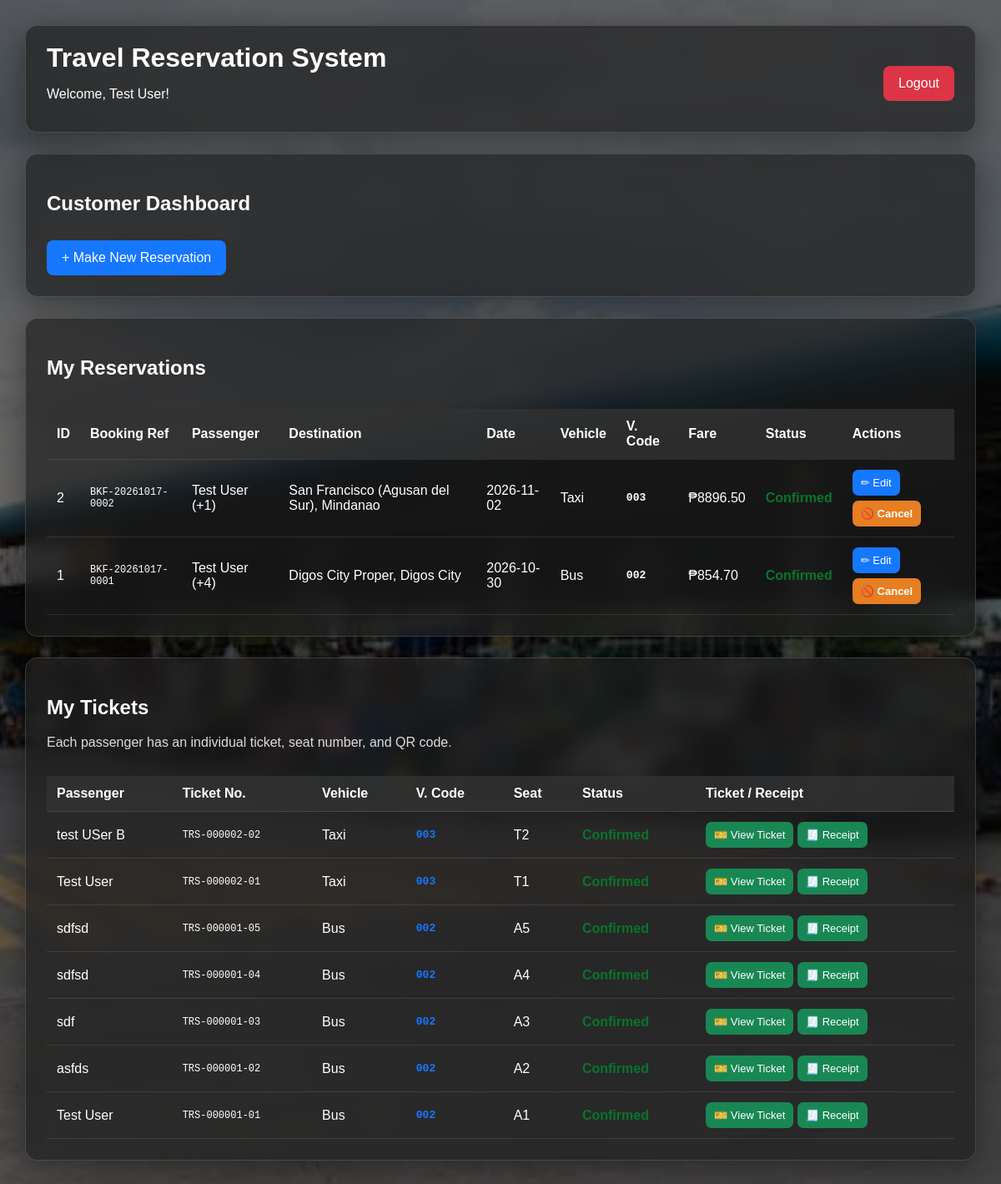
Screenshot of /dashboard (signed in) with the database file from the repository.
### tables this page shows
CREATE TABLE reservations (
            reservation_id INTEGER PRIMARY KEY AUTOINCREMENT,
            user_id INTEGER NOT NULL,
            passenger_name TEXT NOT NULL,
            contact TEXT NOT NULL,
            starting_location TEXT NOT NULL,
            origin TEXT NOT NULL,
            destination TEXT NOT NULL,
            travel_date TEXT NOT NULL,
            travel_time TEXT NOT NULL,
            vehicle TEXT NOT NULL,
            passengers INTEGER NOT NULL,
            distance REAL DEFAULT 0,
            fare REAL DEFAULT 0,
            status TEXT DEFAULT 'Pending', seat_number TEXT DEFAULT '', ticket_number TEXT DEFAULT '', booking_type
            TEXT DEFAULT 'Ride Reservation', passenger_names TEXT, booking_reference TEXT, vehicle_code TEXT,
            FOREIGN KEY (user_id) REFERENCES users(user_id)
        );

CREATE TABLE tickets (
            ticket_id INTEGER PRIMARY KEY AUTOINCREMENT,
            reservation_id INTEGER NOT NULL,
            user_id INTEGER NOT NULL,
            passenger_name TEXT NOT NULL,
            contact TEXT NOT NULL,
            starting_location TEXT NOT NULL,
            origin TEXT NOT NULL,
            destination TEXT NOT NULL,
            travel_date TEXT NOT NULL,
            travel_time TEXT NOT NULL,
            vehicle TEXT NOT NULL,
            seat_number TEXT NOT NULL,
            fare REAL DEFAULT 0,
            status TEXT DEFAULT 'Pending',
            booking_type TEXT,
            passengers INTEGER DEFAULT 1,
            ticket_number TEXT UNIQUE NOT NULL, vehicle_code TEXT,
            FOREIGN KEY (reservation_id)
                REFERENCES reservations(reservation_id),
            FOREIGN KEY (user_id)
                REFERENCES users(user_id)
        );

### TravelReservationSystem/app.py (the view)
@app.route("/dashboard")
def dashboard():
    if "user_id" not in session:
        return redirect(url_for("login"))
    if session.get("username") == "admin":
        return redirect(url_for("admin_dashboard"))
    conn = get_db()
    reservations = conn.execute(
        """
        SELECT *
        FROM reservations
        WHERE user_id = ?
        ORDER BY reservation_id DESC
        """,
        (session["user_id"],)
    ).fetchall()
    tickets = conn.execute(
        """
        SELECT *
        FROM tickets
        WHERE user_id = ?
        ORDER BY ticket_id DESC
        """,
        (session["user_id"],)
    ).fetchall()
    conn.close()
    return render_template(
        "dashboard.html",
        full_name=session["full_name"],
        reservations=reservations,
        tickets=tickets
    )

### TravelReservationSystem/app.py (called while the page is built)
def get_db():
    conn = sqlite3.connect(DATABASE, timeout=30)
    conn.row_factory = sqlite3.Row
    return conn

### TravelReservationSystem/templates/dashboard.html (shortened to what this page needs)
<!DOCTYPE html>
<html>
<head>
    <link rel="stylesheet" href="{{ url_for('static', filename='css/style.css') }}">
</head>
<body>
<div class="dashboard">
    <div class="dashboard-header">
        <div>
            <h1>Travel Reservation System</h1>
            <p>Welcome, {{ full_name }}!</p>
        </div>
        <a class="logout-btn" href="{{ url_for('logout') }}">Logout</a>
    </div>
    <div class="dashboard-card">
        <h2>Customer Dashboard</h2>
        <a class="main-btn" href="{{ url_for('reservation') }}">+ Make New Reservation</a>
    </div>
    <div class="dashboard-card">
        <h2>My Reservations</h2>
        <div class="table-container">
            <table>
                <thead>
                    <tr>
                        <th>ID</th><th>Booking Ref</th><th>Passenger</th><th>Destination</th><th>Date</th>
                        <th>Vehicle</th><th>V. Code</th><th>Fare</th><th>Status</th><th>Actions</th>
                    </tr>
                </thead>
                <tbody>
                {% for r in reservations %}
                    <tr>
                        <td>{{ r['reservation_id'] }}</td>
                        <td style="font-family:monospace;font-size:12px">{{ r['booking_reference'] or '—' }}</td>
                        <td>{{ r['passenger_name'] }}{% if r['passengers']|int > 1 %} (+{{ r['passengers']|int - 1 }}){% endif %}</td>
                        <td>{{ r['destination'] }}</td>
                        <td>{{ r['travel_date'] }}</td>
                        <td>{{ r['vehicle'] }}</td>
                        <td style="font-family:monospace;font-weight:700">{{ r['vehicle_code'] or '—' }}</td>
                        <td>₱{{ '%.2f'|format(r['fare']|float) }}</td>
                        <td class="status {{ r['status']|lower }}">{{ r['status'] }}</td>
                        <td>
                            <div class="action-row">
                                {% if r['status'] not in ['Cancelled', 'Completed'] %}
                                    <a class="action-btn edit" href="{{ url_for('edit_reservation', reservation_id=r['reservation_id']) }}">✏ Edit</a>
                                    <form class="action-form" method="POST" action="{{ url_for('cancel_reservation', reservation_id=r['reservation_id']) }}" onsubmit="return confirm('Cancel this reservation?');">
                                        <button class="action-btn cancel" type="submit">🚫 Cancel</button>
                                    </form>
                                {% endif %}
                            </div>
                        </td>
                    </tr>
                {% else %}
                    <tr><td colspan="10">No reservations yet.</td></tr>
                {% endfor %}
                </tbody>
            </table>
        </div>
    </div>
    <div class="dashboard-card">
        <h2>My Tickets</h2>
        <p>Each passenger has an individual ticket, seat number, and QR code.</p>
        <div class="table-container">
            <table>
                <thead>
                    <tr><th>Passenger</th><th>Ticket No.</th><th>Vehicle</th><th>V. Code</th><th>Seat</th><th>Status</th><th>Ticket / Receipt</th></tr>
                </thead>
                <tbody>
                {% for t in tickets %}
                    <tr>
                        <td>{{ t['passenger_name'] }}</td>
                        <td style="font-family:monospace;font-size:12px">{{ t['ticket_number'] }}</td>
                        <td>{{ t['vehicle'] }}</td>
                        <td style="font-family:monospace;font-weight:700;color:#1677ff">{{ t['vehicle_code'] or '—' }}</td>
                        <td>{{ t['seat_number'] }}</td>
                        <td class="status {{ t['status']|lower }}">{{ t['status'] }}</td>
                        <td><a class="action-btn ticket" href="{{ url_for('view_ticket', ticket_number=t['ticket_number']) }}">🎫 View Ticket</a> <a class="action-btn ticket" href="{{ url_for('view_receipt', ticket_number=t['ticket_number']) }}">🧾 Receipt</a></td>
                    </tr>
                {% else %}
                    <tr><td colspan="6">No tickets yet.</td></tr>
                {% endfor %}
                </tbody>
            </table>
        </div>
    </div>
</div>
</body>
</html>

### TravelReservationSystem/static/css/style.css (style rules this page uses)
* { box-sizing: border-box; }
body { margin: 0; font-family: Arial, sans-serif; min-height: 100vh; background: linear-gradient( rgba(0, 0, 0, 0.60), rgba(0, 0, 0, 0.60) ), url("/static/assets/Background.jpg") center center / cover no-repeat fixed; }
h1 { text-align: center; margin-bottom: 8px; }
button { width: 100%; padding: 13px; margin-top: 22px; border: none; border-radius: 8px; background: #1677ff; color: white; font-size: 16px; font-weight: bold; cursor: pointer; }
a { color: #4da6ff; text-decoration: none; }
.dashboard { min-height: 100vh; padding: 30px; color: #ffffff; }
.dashboard-header, .dashboard-card { background: rgba(30, 30, 30, 0.65); backdrop-filter: blur(12px); -webkit-backdrop-filter: blur(12px); border: 1px solid rgba(255, 255, 255, 0.15); color: #ffffff; padding: 25px; border-radius: 15px; margin-bottom: 25px; box-shadow: 0 8px 32px 0 rgba(0, 0, 0, 0.37); }
.dashboard-header { display: flex; justify-content: space-between; align-items: center; padding: 20px 25px; }
.dashboard-header h1 { text-align: left; margin: 0; }
.dashboard-card p, .dashboard-card span, .dashboard-card div { color: #ddd; }
.main-btn, .logout-btn { display: inline-block; padding: 12px 18px; border-radius: 8px; background: #1677ff; color: white; text-decoration: none; margin-top: 10px; }
.logout-btn { background: #dc3545; }
.table-container { overflow-x: auto; }
table { width: 100%; border-collapse: collapse; margin-top: 15px; color: #fff; }
th, td { padding: 12px; border-bottom: 1px solid rgba(255, 255, 255, 0.1); text-align: left; }
th { background: rgba(50, 50, 50, 0.8); color: #fff; }

### TravelReservationSystem/templates/dashboard.html (style rules this page uses)
.action-row { display:flex; flex-wrap:wrap; gap:6px; }
.action-btn { display:inline-block; padding:8px 10px; border-radius:7px; color:#fff; text-decoration:none; border:0; cursor:pointer; font-size:13px; margin:0; width:auto; }
.edit { background:#1677ff; }
.cancel { background:#e67e22; }
.ticket { background:#198754; }
.action-form { display:inline; }
.status { font-weight:bold; }
.confirmed { color:#08752b; }

### rows the page displays
reservations: reservation_id "2", booking_reference "BKF-20261017-0002", passenger_name "Test User", r['passengers']|int-1 "1", destination "San Francisco (Agusan del Sur), Mindanao", travel_date "2026-11-02", vehicle "Taxi", vehicle_code "003", fare "8896.50", status "Confirmed"
reservations: reservation_id "1", booking_reference "BKF-20261017-0001", passenger_name "Test User", r['passengers']|int-1 "4", destination "Digos City Proper, Digos City", travel_date "2026-10-30", vehicle "Bus", vehicle_code "002", fare "854.70", status "Confirmed"
tickets: passenger_name "test USer B", ticket_number "TRS-000002-02", vehicle "Taxi", vehicle_code "003", seat_number "T2", status "Confirmed"
tickets: passenger_name "Test User", ticket_number "TRS-000002-01", vehicle "Taxi", vehicle_code "003", seat_number "T1", status "Confirmed"
tickets: passenger_name "sdfsd", ticket_number "TRS-000001-05", vehicle "Bus", vehicle_code "002", seat_number "A5", status "Confirmed"
tickets: passenger_name "sdfsd", ticket_number "TRS-000001-04", vehicle "Bus", vehicle_code "002", seat_number "A4", status "Confirmed"
tickets: passenger_name "sdf", ticket_number "TRS-000001-03", vehicle "Bus", vehicle_code "002", seat_number "A3", status "Confirmed"
tickets: passenger_name "asfds", ticket_number "TRS-000001-02", vehicle "Bus", vehicle_code "002", seat_number "A2", status "Confirmed"
tickets: passenger_name "Test User", ticket_number "TRS-000001-01", vehicle "Bus", vehicle_code "002", seat_number "A1", status "Confirmed"

### other values shown
{{ full_name }} "Test User"
